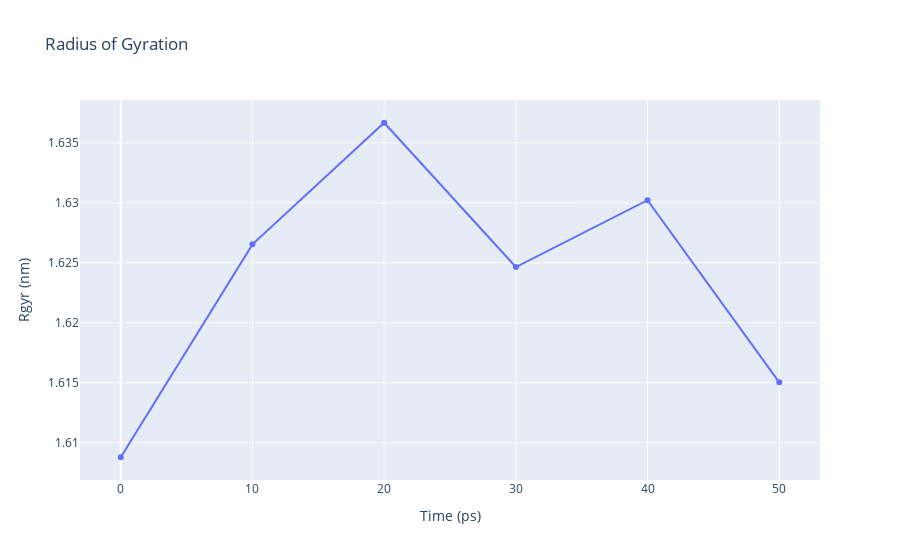

Notebook cell for this chart:
### Code cell
import plotly
import plotly.graph_objs as go

# Read Rgyr data from file 
with open(output_rgyr,'r') as rgyr_file:
    x,y = map(
        list,
        zip(*[
            (float(line.split()[0]),float(line.split()[1]))
            for line in rgyr_file 
            if not line.startswith(("#","@")) 
        ])
    )

plotly.offline.init_notebook_mode(connected=True)

fig = ({
    "data": [go.Scatter(x=x, y=y)],
    "layout": go.Layout(title="Radius of Gyration",
                        xaxis=dict(title = "Time (ps)"),
                        yaxis=dict(title = "Rgyr (nm)")
                       )
})

plotly.offline.iplot(fig)

### Figure 1 — Plotly figure (JSON) as saved in the notebook; plotly's stock layout.template omitted (floating-point values rounded to 4 significant figures)
{"data": [{"type": "scatter", "x": [0, 10, 20, 30, 40, 50], "y": [1.609, 1.627, 1.637, 1.625, 1.63, 1.615]}], "layout": {"title": {"text": "Radius of Gyration"}, "xaxis": {"title": {"text": "Time (ps)"}}, "yaxis": {"title": {"text": "Rgyr (nm)"}}}}
